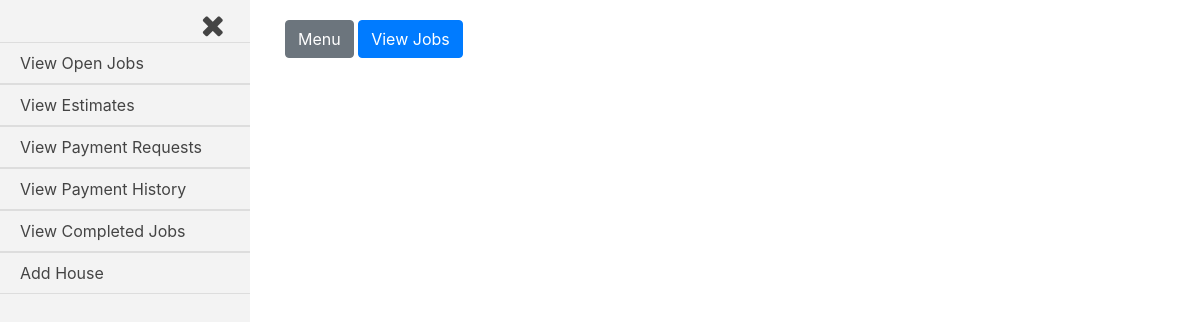
Before: /jobs_complete/ (signed in) with the older database file.
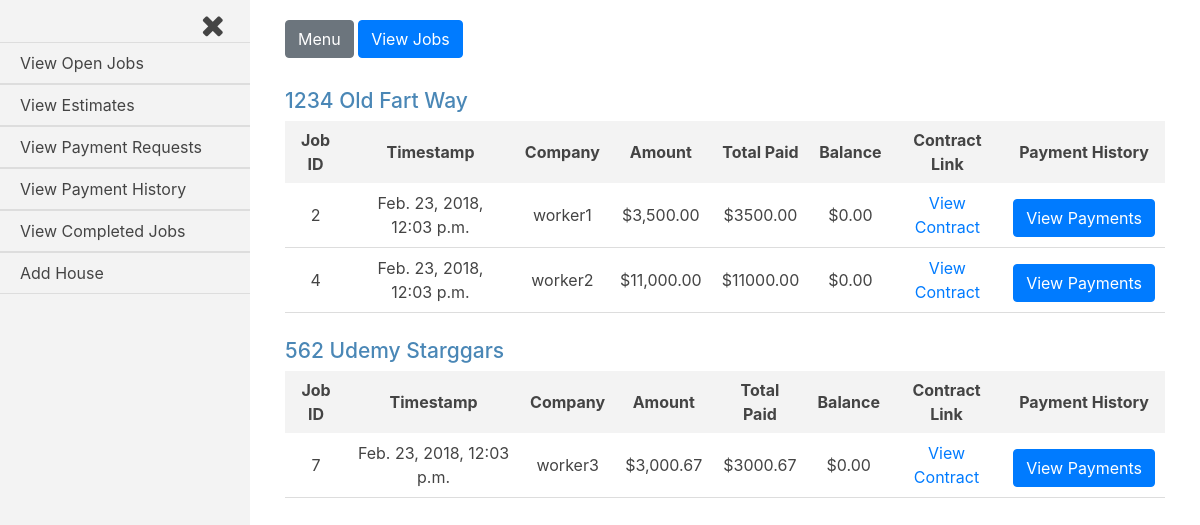
After: the same page with the newer database file.
### jobs/models.py (models this page shows, shortened)
class House(models.Model):
    address = models.CharField(max_length=250)
    companies = models.ManyToManyField(settings.AUTH_USER_MODEL, through='Current_Worker')
    proposed_jobs = models.BooleanField(default=False)
    pending_payments = models.BooleanField(default=False)
    payment_history = models.BooleanField(default=False)
    completed_jobs = models.BooleanField(default=False)
    customer = models.ForeignKey(settings.AUTH_USER_MODEL, on_delete=models.CASCADE, related_name='customer_house')
    def __str__(self):
        return self.address

class Job(models.Model):
    house = models.ForeignKey(House, on_delete=models.CASCADE)
    company = models.ForeignKey(settings.AUTH_USER_MODEL, on_delete=models.CASCADE)
    start_amount = models.DecimalField(max_digits=8, decimal_places=2, default=0.00)
    start_date = models.DateTimeField(auto_now_add=True, blank=True)
    total_paid = models.DecimalField(max_digits=8, decimal_places=2, default=0.00)
    approved = models.BooleanField(default=False)
    def generate_filename(self, filename):
        file_path = 'uploads/{}/{}'.format(str(self.house.address), str(filename))
        return file_path
    document_link = models.FileField(upload_to=generate_filename)
    balance_amount = models.DecimalField(max_digits=8, decimal_places=2, default=0.00)

### jobs_complete/views.py (the view)
@login_required
def index(request):
    current_user = request.user
    if current_user.is_active and current_user.groups.filter(name__in=['Customers', 'Customers Staff']).exists():
        customer = Customer(current_user)
        customer = customer.is_customer_staff()
        houses = customer.completed_houses
        jobs = customer.completed_jobs()
        payment_history_form = Payment_History_Form()
        template = loader.get_template('jobs_complete/index.html')
        context = {
            'houses': houses,
            'jobs': jobs,
            'current_user': current_user,
            'payment_history_form': payment_history_form,
        }
        return HttpResponse(template.render(context, request))
    else:
        return HttpResponseRedirect('/accounts/login')

### payment_history/forms.py
class Payment_History_Form(ModelForm, forms.Form):
    class Meta:
        model = Request_Payment
        exclude = ['job', 'submit_date', 'approved_date', 'house', 'amount', 'approved', 'document_link']

### customer_register/customer.py (called while the page is built)
    def is_customer_staff(self):
        if self.customer.groups.filter(name='Customers Staff').exists():
            customer_id = self.customer.groups.values_list('name', flat=True)[1]
            if customer_id == 'Customers Staff':
                customer_id = self.customer.groups.values_list('name', flat=True)[0]
            self.customer = int(self.customer.groups.values_list('name', flat=True)[1])
            return Customer(self.customer)
        return Customer(self.customer)

    def houses(self):
        return House.objects.filter(customer=self.customer)

    def completed_houses(self):
        return House.objects.filter(customer=self.customer, completed_jobs=True)

    def completed_jobs(self):
        return Job.objects.filter(house__customer=self.customer, house__completed_jobs=True, approved=True, balance_amount__lte=0)[:50]

### jobs_complete/templates/jobs_complete/index.html (shortened to what this page needs)
{% extends 'base_login_admin.html' %}
{% load humanize %}
{% load static %}
{% block body_class %}jobs_completed{% endblock body_class %}
{% block content %}
{% for h in houses %}
<div class="job-container">
  <div class="house">
    <h3 class="house-address">{{h.address}}</h3>
  </div>
  <div class="jobs">
    <table class="job-summary">
      <tbody>
        <tr class="job-headings">
          <th>Job ID</th>
          <th>Timestamp</th>
          <th>Company</th>
          <th>Amount</th>
          <th>Total Paid</th>
          <th>Balance</th>
          <th>Contract Link</th>
          <th>Payment History</th>
        </tr>
        {% for job in jobs %}
        {% if job.house.address == h.address %}
        <tr class="job-info">
          <td>{{job.id}}</td>
          <td>{{job.start_date}}</td>
          <td>{{job.company}}</td>
          <td>${{job.start_amount|intcomma}}</td>
          <td>${{job.total_paid}}</td>
          <td>${{job.balance_amount|intcomma}}</td>
          <td><a href="{{job.document_link.url}}">View Contract</a></td>
          <td>
            <form class="payment-history-form" action="/payment_history/p_history_job" method="post">
              <input class="btn btn-primary v-payment-history" type="submit" name="v-payment-history" value="View Payments">
            </form>
          </td>
        </tr>
        {% endif %}
        {% endfor %}
      </tbody>
    </table>
  </div>
</div>
{% endfor %}
{% endblock content %}

Changed rows visible on the page:
now on this page (row edited): House: address "1234 Old Fart Way"
now on this page (row edited): Job: id "2", start_date "Feb. 23, 2018, 12:03 p.m.", company "worker1", start_amount "3,500.00", total_paid "3500.00", balance_amount "0.00", shown under "1234 Old Fart Way"
now on this page (row edited): Job: id "4", start_date "Feb. 23, 2018, 12:03 p.m.", company "worker2", start_amount "11,000.00", total_paid "11000.00", balance_amount "0.00", shown under "1234 Old Fart Way"
now on this page (row edited): House: address "562 Udemy Starggars"
now on this page (row edited): Job: id "7", start_date "Feb. 23, 2018, 12:03 p.m.", company "worker3", start_amount "3,000.67", total_paid "3000.67", balance_amount "0.00", shown under "562 Udemy Starggars"
